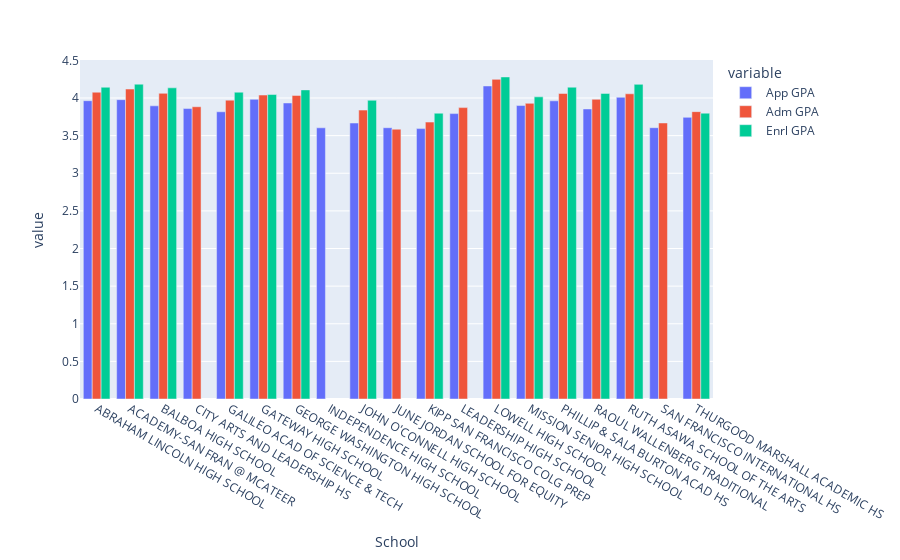

Notebook code cell kept with this figure:
### Code cell
sfpublic_bar_graph = px.bar(sf_public, x = "School", y = ["App GPA", "Adm GPA", "Enrl GPA"], barmode = 'group')
sfpublic_bar_graph.show()

### Figure 1 — Plotly figure (JSON) as saved in the notebook; plotly's stock layout.template omitted (floating-point values rounded to 4 significant figures)
{"data": [{"alignmentgroup": "True", "hovertemplate": "variable=App GPA<br>School=%{x}<br>value=%{y}<extra></extra>", "legendgroup": "App GPA", "marker": {"color": "#636efa", "pattern": {"shape": ""}}, "name": "App GPA", "offsetgroup": "App GPA", "orientation": "v", "showlegend": true, "textposition": "auto", "type": "bar", "x": ["ABRAHAM LINCOLN HIGH SCHOOL", "ACADEMY-SAN FRAN @ MCATEER", "BALBOA HIGH SCHOOL", "CITY ARTS AND LEADERSHIP HS", "GALILEO ACAD OF SCIENCE & TECH", "GATEWAY HIGH SCHOOL", "GEORGE WASHINGTON HIGH SCHOOL", "INDEPENDENCE HIGH SCHOOL", "JOHN O'CONNELL HIGH SCHOOL", "JUNE JORDAN SCHOOL FOR EQUITY", "KIPP SAN FRANCISCO COLG PREP", "LEADERSHIP HIGH SCHOOL", "LOWELL HIGH SCHOOL", "MISSION SENIOR HIGH SCHOOL", "PHILLIP & SALA BURTON ACAD HS", "RAOUL WALLENBERG TRADITIONAL", "RUTH ASAWA SCHOOL OF THE ARTS", "SAN FRANCISCO INTERNATIONAL HS", "THURGOOD MARSHALL ACADEMIC HS"], "xaxis": "x", "y": [3.964, 3.978, 3.896, 3.86, 3.817, 3.982, 3.934, 3.604, 3.668, 3.605, 3.593, 3.793, 4.16, 3.9, 3.962, 3.855, 4.01, 3.606, 3.743], "yaxis": "y"}, {"alignmentgroup": "True", "hovertemplate": "variable=Adm GPA<br>School=%{x}<br>value=%{y}<extra></extra>", "legendgroup": "Adm GPA", "marker": {"color": "#EF553B", "pattern": {"shape": ""}}, "name": "Adm GPA", "offsetgroup": "Adm GPA", "orientation": "v", "showlegend": true, "textposition": "auto", "type": "bar", "x": ["ABRAHAM LINCOLN HIGH SCHOOL", "ACADEMY-SAN FRAN @ MCATEER", "BALBOA HIGH SCHOOL", "CITY ARTS AND LEADERSHIP HS", "GALILEO ACAD OF SCIENCE & TECH", "GATEWAY HIGH SCHOOL", "GEORGE WASHINGTON HIGH SCHOOL", "INDEPENDENCE HIGH SCHOOL", "JOHN O'CONNELL HIGH SCHOOL", "JUNE JORDAN SCHOOL FOR EQUITY", "KIPP SAN FRANCISCO COLG PREP", "LEADERSHIP HIGH SCHOOL", "LOWELL HIGH SCHOOL", "MISSION SENIOR HIGH SCHOOL", "PHILLIP & SALA BURTON ACAD HS", "RAOUL WALLENBERG TRADITIONAL", "RUTH ASAWA SCHOOL OF THE ARTS", "SAN FRANCISCO INTERNATIONAL HS", "THURGOOD MARSHALL ACADEMIC HS"], "xaxis": "x", "y": [4.077, 4.119, 4.062, 3.884, 3.972, 4.039, 4.034, null, 3.839, 3.586, 3.68, 3.873, 4.248, 3.929, 4.06, 3.983, 4.056, 3.668, 3.819], "yaxis": "y"}, {"alignmentgroup": "True", "hovertemplate": "variable=Enrl GPA<br>School=%{x}<br>value=%{y}<extra></extra>", "legendgroup": "Enrl GPA", "marker": {"color": "#00cc96", "pattern": {"shape": ""}}, "name": "Enrl GPA", "offsetgroup": "Enrl GPA", "orientation": "v", "showlegend": true, "textposition": "auto", "type": "bar", "x": ["ABRAHAM LINCOLN HIGH SCHOOL", "ACADEMY-SAN FRAN @ MCATEER", "BALBOA HIGH SCHOOL", "CITY ARTS AND LEADERSHIP HS", "GALILEO ACAD OF SCIENCE & TECH", "GATEWAY HIGH SCHOOL", "GEORGE WASHINGTON HIGH SCHOOL", "INDEPENDENCE HIGH SCHOOL", "JOHN O'CONNELL HIGH SCHOOL", "JUNE JORDAN SCHOOL FOR EQUITY", "KIPP SAN FRANCISCO COLG PREP", "LEADERSHIP HIGH SCHOOL", "LOWELL HIGH SCHOOL", "MISSION SENIOR HIGH SCHOOL", "PHILLIP & SALA BURTON ACAD HS", "RAOUL WALLENBERG TRADITIONAL", "RUTH ASAWA SCHOOL OF THE ARTS", "SAN FRANCISCO INTERNATIONAL HS", "THURGOOD MARSHALL ACADEMIC HS"], "xaxis": "x", "y": [4.143, 4.184, 4.135, null, 4.078, 4.046, 4.108, null, 3.97, null, 3.798, null, 4.28, 4.015, 4.144, 4.061, 4.181, null, 3.799], "yaxis": "y"}], "layout": {"barmode": "group", "legend": {"title": {"text": "variable"}, "tracegroupgap": 0}, "margin": {"t": 60}, "xaxis": {"anchor": "y", "domain": [0, 1], "title": {"text": "School"}}, "yaxis": {"anchor": "x", "domain": [0, 1], "title": {"text": "value"}}}}
